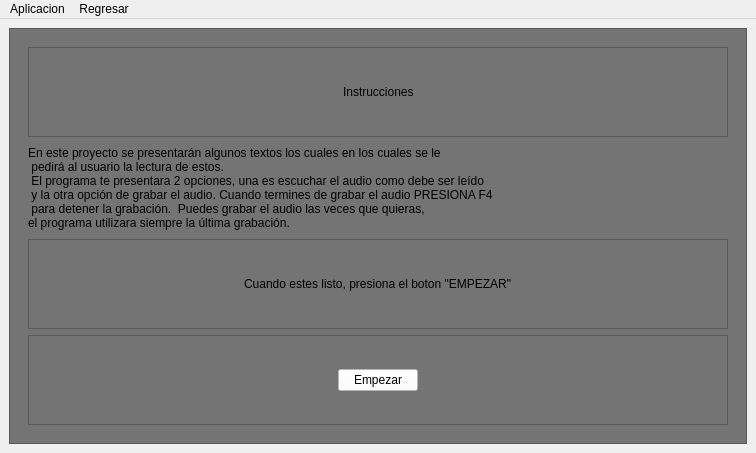
<?xml version="1.0" encoding="UTF-8"?>
<ui version="4.0">
 <class>acercaapp</class>
 <widget class="QMainWindow" name="acercaapp">
  <property name="geometry">
   <rect>
    <x>0</x>
    <y>0</y>
    <width>756</width>
    <height>453</height>
   </rect>
  </property>
  <property name="windowTitle">
   <string>MainWindow</string>
  </property>
  <widget class="QWidget" name="centralwidget">
   <layout class="QHBoxLayout" name="horizontalLayout_3">
    <item>
     <widget class="QFrame" name="frame">
      <property name="styleSheet">
       <string notr="true">background:rgb(116, 116, 116)</string>
      </property>
      <property name="frameShape">
       <enum>QFrame::StyledPanel</enum>
      </property>
      <property name="frameShadow">
       <enum>QFrame::Raised</enum>
      </property>
      <layout class="QGridLayout" name="gridLayout_3">
       <item row="0" column="0">
        <widget class="QWidget" name="widget" native="true">
         <layout class="QVBoxLayout" name="verticalLayout">
          <item>
           <widget class="QFrame" name="frame_2">
            <property name="frameShape">
             <enum>QFrame::StyledPanel</enum>
            </property>
            <property name="frameShadow">
             <enum>QFrame::Raised</enum>
            </property>
            <layout class="QHBoxLayout" name="horizontalLayout">
             <item>
              <spacer name="horizontalSpacer">
               <property name="orientation">
                <enum>Qt::Horizontal</enum>
               </property>
               <property name="sizeHint" stdset="0">
                <size>
                 <width>40</width>
                 <height>20</height>
                </size>
               </property>
              </spacer>
             </item>
             <item>
              <widget class="QLabel" name="label_2">
               <property name="styleSheet">
                <string notr="true">font: 63 24pt &quot;Lucida Sans&quot;;</string>
               </property>
               <property name="text">
                <string>Instrucciones</string>
               </property>
              </widget>
             </item>
             <item>
              <spacer name="horizontalSpacer_2">
               <property name="orientation">
                <enum>Qt::Horizontal</enum>
               </property>
               <property name="sizeHint" stdset="0">
                <size>
                 <width>40</width>
                 <height>20</height>
                </size>
               </property>
              </spacer>
             </item>
            </layout>
           </widget>
          </item>
          <item>
           <widget class="QLabel" name="label">
            <property name="styleSheet">
             <string notr="true">
font: 13pt &quot;MS Shell Dlg 2&quot;;</string>
            </property>
            <property name="text">
             <string>En este proyecto se presentarán algunos textos los cuales en los cuales se le 
 pedirá al usuario la lectura de estos.
 El programa te presentara 2 opciones, una es escuchar el audio como debe ser leído
 y la otra opción de grabar el audio. Cuando termines de grabar el audio PRESIONA F4 
 para detener la grabación.  Puedes grabar el audio las veces que quieras, 
el programa utilizara siempre la última grabación. </string>
            </property>
           </widget>
          </item>
          <item>
           <widget class="QFrame" name="frame_4">
            <property name="frameShape">
             <enum>QFrame::StyledPanel</enum>
            </property>
            <property name="frameShadow">
             <enum>QFrame::Raised</enum>
            </property>
            <layout class="QHBoxLayout" name="horizontalLayout_4">
             <item>
              <spacer name="horizontalSpacer_5">
               <property name="orientation">
                <enum>Qt::Horizontal</enum>
               </property>
               <property name="sizeHint" stdset="0">
                <size>
                 <width>40</width>
                 <height>20</height>
                </size>
               </property>
              </spacer>
             </item>
             <item>
              <widget class="QLabel" name="label_3">
               <property name="styleSheet">
                <string notr="true">font: 11pt &quot;Arial Rounded MT Bold&quot;;</string>
               </property>
               <property name="text">
                <string>Cuando estes listo, presiona el boton &quot;EMPEZAR&quot;</string>
               </property>
              </widget>
             </item>
             <item>
              <spacer name="horizontalSpacer_6">
               <property name="orientation">
                <enum>Qt::Horizontal</enum>
               </property>
               <property name="sizeHint" stdset="0">
                <size>
                 <width>40</width>
                 <height>20</height>
                </size>
               </property>
              </spacer>
             </item>
            </layout>
           </widget>
          </item>
          <item>
           <widget class="QFrame" name="frame_3">
            <property name="frameShape">
             <enum>QFrame::StyledPanel</enum>
            </property>
            <property name="frameShadow">
             <enum>QFrame::Raised</enum>
            </property>
            <layout class="QHBoxLayout" name="horizontalLayout_2">
             <item>
              <spacer name="horizontalSpacer_4">
               <property name="orientation">
                <enum>Qt::Horizontal</enum>
               </property>
               <property name="sizeHint" stdset="0">
                <size>
                 <width>40</width>
                 <height>20</height>
                </size>
               </property>
              </spacer>
             </item>
             <item>
              <widget class="QPushButton" name="btnempezarsw">
               <property name="styleSheet">
                <string notr="true">background-color: rgb(255, 255, 255);</string>
               </property>
               <property name="text">
                <string>Empezar</string>
               </property>
              </widget>
             </item>
             <item>
              <spacer name="horizontalSpacer_3">
               <property name="orientation">
                <enum>Qt::Horizontal</enum>
               </property>
               <property name="sizeHint" stdset="0">
                <size>
                 <width>40</width>
                 <height>20</height>
                </size>
               </property>
              </spacer>
             </item>
            </layout>
           </widget>
          </item>
         </layout>
        </widget>
       </item>
      </layout>
     </widget>
    </item>
   </layout>
  </widget>
  <widget class="QMenuBar" name="menubar">
   <property name="geometry">
    <rect>
     <x>0</x>
     <y>0</y>
     <width>756</width>
     <height>21</height>
    </rect>
   </property>
   <widget class="QMenu" name="menuAplicacion">
    <property name="title">
     <string>Aplicacion</string>
    </property>
    <addaction name="actionSalir"/>
   </widget>
   <widget class="QMenu" name="menuRegresar">
    <property name="title">
     <string>Regresar</string>
    </property>
    <addaction name="back"/>
   </widget>
   <addaction name="menuAplicacion"/>
   <addaction name="menuRegresar"/>
  </widget>
  <action name="actionSalir">
   <property name="text">
    <string>Salir</string>
   </property>
  </action>
  <action name="actionAcerca_de_la_app">
   <property name="text">
    <string>Acerca de la app</string>
   </property>
  </action>
  <action name="back">
   <property name="text">
    <string>Inicio</string>
   </property>
  </action>
 </widget>
 <resources/>
 <connections/>
</ui>
